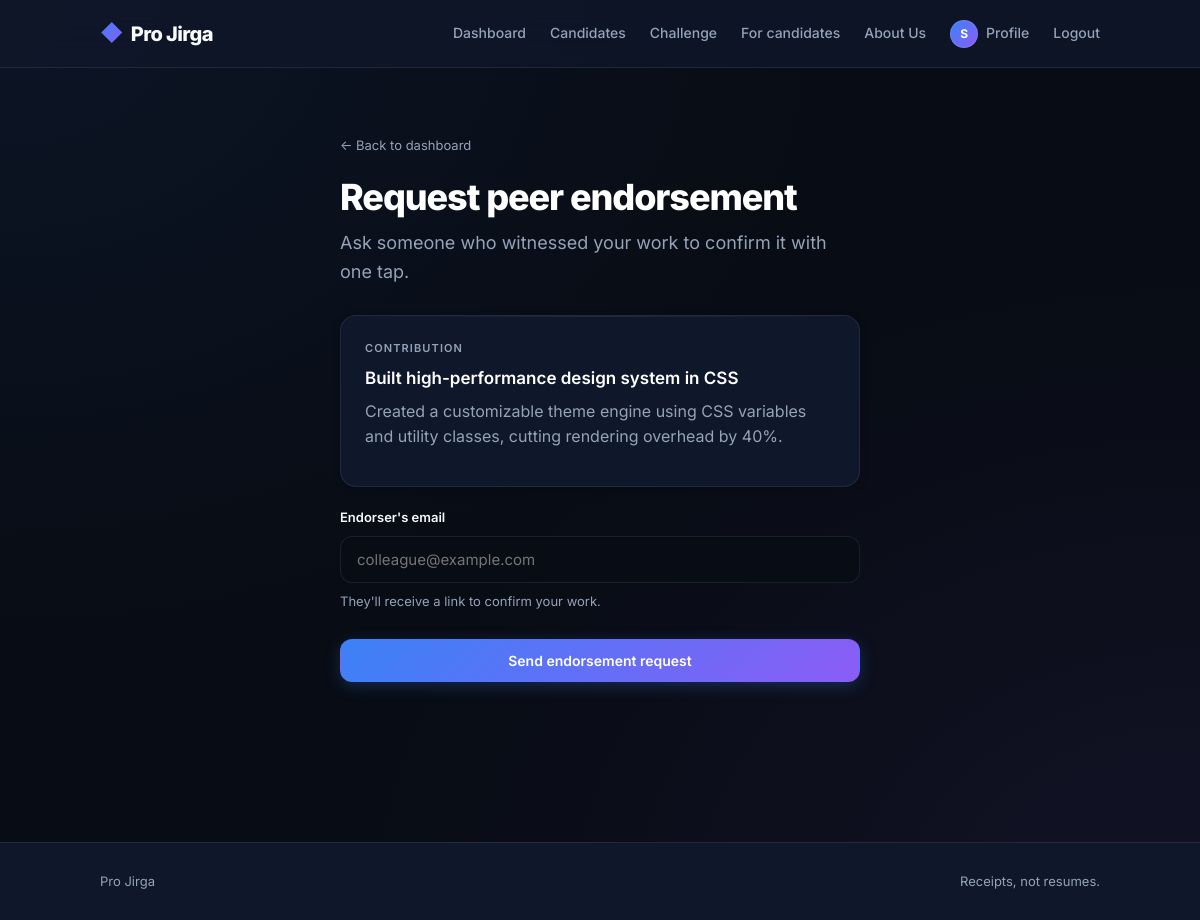
The app's page /contributions/1/request-endorsement (signed in) with its own data.
### tables this page shows
CREATE TABLE user (
        id INTEGER PRIMARY KEY AUTOINCREMENT,
        name TEXT NOT NULL,
        email TEXT UNIQUE NOT NULL,
        email_verified INTEGER DEFAULT 0,
        user_type TEXT NOT NULL,
        field TEXT NOT NULL,
        github_username TEXT,
        credibility_score REAL DEFAULT 0,
        match_score REAL DEFAULT 0,
        created_at TEXT NOT NULL
    );

CREATE TABLE contribution (
        id INTEGER PRIMARY KEY AUTOINCREMENT,
        user_id INTEGER NOT NULL,
        title TEXT NOT NULL,
        description TEXT,
        proof_type TEXT DEFAULT 'manual',
        complexity_weight REAL DEFAULT 1.0,
        created_at TEXT NOT NULL,
        FOREIGN KEY (user_id) REFERENCES user (id)
    );

### Backend/app.py (the view, shortened to what this page needs)
@app.route("/contributions/<int:contribution_id>/request-endorsement", methods=["GET", "POST"])
@login_required
def request_endorsement_page(contribution_id):
    db = get_db()
    contribution = db.execute("SELECT * FROM contribution WHERE id = ?", (contribution_id,)).fetchone()
    if not contribution:
        abort(404)
    user = get_current_user()
    if contribution["user_id"] != user["id"]:
        abort(403)
    return render_template("request_endorsement.html", contribution=contribution)

### Backend/app.py (called while the page is built)
def get_db():
    if "db" not in g:
        g.db = sqlite3.connect(DB_PATH)
        g.db.row_factory = sqlite3.Row
    return g.db

def get_current_user():
    user_id = session.get("user_id")
    if not user_id:
        return None
    return get_db().execute("SELECT * FROM user WHERE id = ?", (user_id,)).fetchone()

def login_required(f):
    @wraps(f)
    def wrapped(*args, **kwargs):
        if not get_current_user():
            flash("Please sign in to continue.", "warning")
            return redirect(url_for("landing"))
        return f(*args, **kwargs)
    return wrapped

@app.context_processor
def inject_globals():
    user = get_current_user()
    return {
        "current_user": user,
        "normalized_credibility": normalized_credibility,
        "time_ago": time_ago,
    }

### Frontend/templates/request_endorsement.html (shortened to what this page needs)
{% extends "base.html" %}
{% block content %}
<section class="narrow">
  <a href="{{ url_for('dashboard') }}" class="back">← Back to dashboard</a>
  <h1>Request peer endorsement</h1>
  <p class="lede">Ask someone who witnessed your work to confirm it with one tap.</p>
  <div class="card">
    <p class="label small">Contribution</p>
    <h3>{{ contribution.title }}</h3>
    {% if contribution.description %}
    <p class="muted">{{ contribution.description }}</p>
    {% endif %}
  </div>
  <form action="{{ url_for('request_endorsement_page', contribution_id=contribution.id) }}" method="post" class="form">
    <div class="field">
      <label for="endorser_email" class="label">Endorser's email</label>
      <input type="email" id="endorser_email" name="endorser_email"
             placeholder="colleague@example.com" required>
      <p class="hint">They'll receive a link to confirm your work.</p>
    </div>
    <div class="form-actions">
      <button type="submit" class="btn btn-primary btn-block">Send endorsement request</button>
    </div>
  </form>
</section>
{% endblock %}

### Frontend/templates/base.html (shortened to what this page needs)
<!DOCTYPE html>
<html lang="en">
<head>
  <link rel="stylesheet" href="{{ url_for('static', filename='css/style.css') }}">
</head>
<body>
  <header class="nav">
    <div class="nav-inner">
      <a href="{{ url_for('dashboard') if current_user else url_for('landing') }}" class="logo">
        <span class="logo-mark">◆</span> Pro Jirga
      </a>
      {% if current_user %}
      <nav class="nav-links" aria-label="Primary navigation">
        <a href="{{ url_for('dashboard') }}">Dashboard</a>
        <a href="{{ url_for('company_view') }}">Candidates</a>
        <a href="{{ url_for('challenge_page') }}">Challenge</a>
        <a href="{{ url_for('dashboard') }}" class="muted">For candidates</a>
        <a href="{{ url_for('about') }}" class="muted">About Us</a>
        <a href="{{ url_for('profile', username=current_user.github_username or current_user.email.split('@')[0]) }}" class="nav-profile">
          <span class="avatar xs">{{ current_user.name[0]|upper }}</span>
          Profile
        </a>
        <a href="{{ url_for('logout') }}" class="muted">Logout</a>
      </nav>
      {% else %}
      <nav class="nav-links" aria-label="Primary navigation">
        <a href="{{ url_for('landing') }}">For candidates</a>
        <a href="{{ url_for('company_view') }}">For companies</a>
        <a href="{{ url_for('about') }}">About Us</a>
      </nav>
      {% endif %}
    </div>
  </header>
  <main class="main">
    {% block content %}{% endblock %}
  </main>
  <footer class="footer">
    <div class="footer-inner">
      <span>Pro Jirga</span>
      <span class="muted">Receipts, not resumes.</span>
    </div>
  </footer>
</body>
</html>

### records on screen
user: name "S"
contribution: title "Built high-performance design system in CSS", description "Created a customizable theme engine using CSS variables and utility classes, cutting rendering overhead by 40%."
